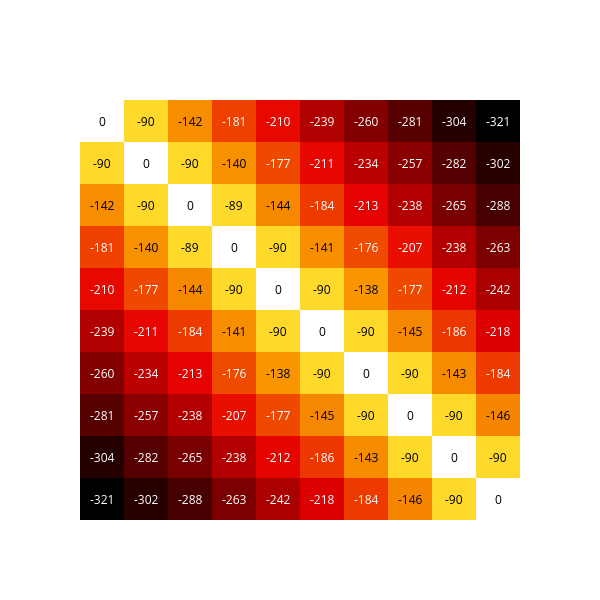

Write notebook code for a chart like this one.
### Code cell
print('Number of traces in analysis: ', pwds.shape[0])
pwds_mean=np.clip(np.round(-np.nanmean(pwds, axis=0),0).astype(int),-800,0)

import plotly.figure_factory as ff
fig = ff.create_annotated_heatmap(pwds_mean,colorscale='hot')
fig.update_layout(
    width = 600,
    height = 600,
    yaxis_autorange="reversed"
)
fig.show()

### Figure 1 — Plotly figure (JSON) as saved in the notebook; plotly's stock layout.template omitted (floating-point values rounded to 4 significant figures)
{"data": [{"colorscale": [[0, "rgb(0,0,0)"], [0.3333, "rgb(230,0,0)"], [0.6667, "rgb(255,210,0)"], [1, "rgb(255,255,255)"]], "reversescale": false, "showscale": false, "type": "heatmap", "z": [[0, -90, -142, -181, -210, -239, -260, -281, -304, -321], [-90, 0, -90, -140, -177, -211, -234, -257, -282, -302], [-142, -90, 0, -89, -144, -184, -213, -238, -265, -288], [-181, -140, -89, 0, -90, -141, -176, -207, -238, -263], [-210, -177, -144, -90, 0, -90, -138, -177, -212, -242], [-239, -211, -184, -141, -90, 0, -90, -145, -186, -218], [-260, -234, -213, -176, -138, -90, 0, -90, -143, -184], [-281, -257, -238, -207, -177, -145, -90, 0, -90, -146], [-304, -282, -265, -238, -212, -186, -143, -90, 0, -90], [-321, -302, -288, -263, -242, -218, -184, -146, -90, 0]]}], "layout": {"annotations": [{"font": {"color": "#000000"}, "showarrow": false, "text": "0", "x": 0, "xref": "x", "y": 0, "yref": "y"}, {"font": {"color": "#000000"}, "showarrow": false, "text": "-90", "x": 1, "xref": "x", "y": 0, "yref": "y"}, {"font": {"color": "#000000"}, "showarrow": false, "text": "-142", "x": 2, "xref": "x", "y": 0, "yref": "y"}, {"font": {"color": "#FFFFFF"}, "showarrow": false, "text": "-181", "x": 3, "xref": "x", "y": 0, "yref": "y"}, {"font": {"color": "#FFFFFF"}, "showarrow": false, "text": "-210", "x": 4, "xref": "x", "y": 0, "yref": "y"}, {"font": {"color": "#FFFFFF"}, "showarrow": false, "text": "-239", "x": 5, "xref": "x", "y": 0, "yref": "y"}, {"font": {"color": "#FFFFFF"}, "showarrow": false, "text": "-260", "x": 6, "xref": "x", "y": 0, "yref": "y"}, {"font": {"color": "#FFFFFF"}, "showarrow": false, "text": "-281", "x": 7, "xref": "x", "y": 0, "yref": "y"}, {"font": {"color": "#FFFFFF"}, "showarrow": false, "text": "-304", "x": 8, "xref": "x", "y": 0, "yref": "y"}, {"font": {"color": "#FFFFFF"}, "showarrow": false, "text": "-321", "x": 9, "xref": "x", "y": 0, "yref": "y"}, {"font": {"color": "#000000"}, "showarrow": false, "text": "-90", "x": 0, "xref": "x", "y": 1, "yref": "y"}, {"font": {"color": "#000000"}, "showarrow": false, "text": "0", "x": 1, "xref": "x", "y": 1, "yref": "y"}, {"font": {"color": "#000000"}, "showarrow": false, "text": "-90", "x": 2, "xref": "x", "y": 1, "yref": "y"}, {"font": {"color": "#000000"}, "showarrow": false, "text": "-140", "x": 3, "xref": "x", "y": 1, "yref": "y"}, {"font": {"color": "#FFFFFF"}, "showarrow": false, "text": "-177", "x": 4, "xref": "x", "y": 1, "yref": "y"}, {"font": {"color": "#FFFFFF"}, "showarrow": false, "text": "-211", "x": 5, "xref": "x", "y": 1, "yref": "y"}, {"font": {"color": "#FFFFFF"}, "showarrow": false, "text": "-234", "x": 6, "xref": "x", "y": 1, "yref": "y"}, {"font": {"color": "#FFFFFF"}, "showarrow": false, "text": "-257", "x": 7, "xref": "x", "y": 1, "yref": "y"}, {"font": {"color": "#FFFFFF"}, "showarrow": false, "text": "-282", "x": 8, "xref": "x", "y": 1, "yref": "y"}, {"font": {"color": "#FFFFFF"}, "showarrow": false, "text": "-302", "x": 9, "xref": "x", "y": 1, "yref": "y"}, {"font": {"color": "#000000"}, "showarrow": false, "text": "-142", "x": 0, "xref": "x", "y": 2, "yref": "y"}, {"font": {"color": "#000000"}, "showarrow": false, "text": "-90", "x": 1, "xref": "x", "y": 2, "yref": "y"}, {"font": {"color": "#000000"}, "showarrow": false, "text": "0", "x": 2, "xref": "x", "y": 2, "yref": "y"}, {"font": {"color": "#000000"}, "showarrow": false, "text": "-89", "x": 3, "xref": "x", "y": 2, "yref": "y"}, {"font": {"color": "#000000"}, "showarrow": false, "text": "-144", "x": 4, "xref": "x", "y": 2, "yref": "y"}, {"font": {"color": "#FFFFFF"}, "showarrow": false, "text": "-184", "x": 5, "xref": "x", "y": 2, "yref": "y"}, {"font": {"color": "#FFFFFF"}, "showarrow": false, "text": "-213", "x": 6, "xref": "x", "y": 2, "yref": "y"}, {"font": {"color": "#FFFFFF"}, "showarrow": false, "text": "-238", "x": 7, "xref": "x", "y": 2, "yref": "y"}, {"font": {"color": "#FFFFFF"}, "showarrow": false, "text": "-265", "x": 8, "xref": "x", "y": 2, "yref": "y"}, {"font": {"color": "#FFFFFF"}, "showarrow": false, "text": "-288", "x": 9, "xref": "x", "y": 2, "yref": "y"}, {"font": {"color": "#FFFFFF"}, "showarrow": false, "text": "-181", "x": 0, "xref": "x", "y": 3, "yref": "y"}, {"font": {"color": "#000000"}, "showarrow": false, "text": "-140", "x": 1, "xref": "x", "y": 3, "yref": "y"}, {"font": {"color": "#000000"}, "showarrow": false, "text": "-89", "x": 2, "xref": "x", "y": 3, "yref": "y"}, {"font": {"color": "#000000"}, "showarrow": false, "text": "0", "x": 3, "xref": "x", "y": 3, "yref": "y"}, {"font": {"color": "#000000"}, "showarrow": false, "text": "-90", "x": 4, "xref": "x", "y": 3, "yref": "y"}, {"font": {"color": "#000000"}, "showarrow": false, "text": "-141", "x": 5, "xref": "x", "y": 3, "yref": "y"}, {"font": {"color": "#FFFFFF"}, "showarrow": false, "text": "-176", "x": 6, "xref": "x", "y": 3, "yref": "y"}, {"font": {"color": "#FFFFFF"}, "showarrow": false, "text": "-207", "x": 7, "xref": "x", "y": 3, "yref": "y"}, {"font": {"color": "#FFFFFF"}, "showarrow": false, "text": "-238", "x": 8, "xref": "x", "y": 3, "yref": "y"}, {"font": {"color": "#FFFFFF"}, "showarrow": false, "text": "-263", "x": 9, "xref": "x", "y": 3, "yref": "y"}, {"font": {"color": "#FFFFFF"}, "showarrow": false, "text": "-210", "x": 0, "xref": "x", "y": 4, "yref": "y"}, {"font": {"color": "#FFFFFF"}, "showarrow": false, "text": "-177", "x": 1, "xref": "x", "y": 4, "yref": "y"}, {"font": {"color": "#000000"}, "showarrow": false, "text": "-144", "x": 2, "xref": "x", "y": 4, "yref": "y"}, {"font": {"color": "#000000"}, "showarrow": false, "text": "-90", "x": 3, "xref": "x", "y": 4, "yref": "y"}, {"font": {"color": "#000000"}, "showarrow": false, "text": "0", "x": 4, "xref": "x", "y": 4, "yref": "y"}, {"font": {"color": "#000000"}, "showarrow": false, "text": "-90", "x": 5, "xref": "x", "y": 4, "yref": "y"}, {"font": {"color": "#000000"}, "showarrow": false, "text": "-138", "x": 6, "xref": "x", "y": 4, "yref": "y"}, {"font": {"color": "#FFFFFF"}, "showarrow": false, "text": "-177", "x": 7, "xref": "x", "y": 4, "yref": "y"}, {"font": {"color": "#FFFFFF"}, "showarrow": false, "text": "-212", "x": 8, "xref": "x", "y": 4, "yref": "y"}, {"font": {"color": "#FFFFFF"}, "showarrow": false, "text": "-242", "x": 9, "xref": "x", "y": 4, "yref": "y"}, {"font": {"color": "#FFFFFF"}, "showarrow": false, "text": "-239", "x": 0, "xref": "x", "y": 5, "yref": "y"}, {"font": {"color": "#FFFFFF"}, "showarrow": false, "text": "-211", "x": 1, "xref": "x", "y": 5, "yref": "y"}, {"font": {"color": "#FFFFFF"}, "showarrow": false, "text": "-184", "x": 2, "xref": "x", "y": 5, "yref": "y"}, {"font": {"color": "#000000"}, "showarrow": false, "text": "-141", "x": 3, "xref": "x", "y": 5, "yref": "y"}, {"font": {"color": "#000000"}, "showarrow": false, "text": "-90", "x": 4, "xref": "x", "y": 5, "yref": "y"}, {"font": {"color": "#000000"}, "showarrow": false, "text": "0", "x": 5, "xref": "x", "y": 5, "yref": "y"}, {"font": {"color": "#000000"}, "showarrow": false, "text": "-90", "x": 6, "xref": "x", "y": 5, "yref": "y"}, {"font": {"color": "#000000"}, "showarrow": false, "text": "-145", "x": 7, "xref": "x", "y": 5, "yref": "y"}, {"font": {"color": "#FFFFFF"}, "showarrow": false, "text": "-186", "x": 8, "xref": "x", "y": 5, "yref": "y"}, {"font": {"color": "#FFFFFF"}, "showarrow": false, "text": "-218", "x": 9, "xref": "x", "y": 5, "yref": "y"}, {"font": {"color": "#FFFFFF"}, "showarrow": false, "text": "-260", "x": 0, "xref": "x", "y": 6, "yref": "y"}, {"font": {"color": "#FFFFFF"}, "showarrow": false, "text": "-234", "x": 1, "xref": "x", "y": 6, "yref": "y"}, {"font": {"color": "#FFFFFF"}, "showarrow": false, "text": "-213", "x": 2, "xref": "x", "y": 6, "yref": "y"}, {"font": {"color": "#FFFFFF"}, "showarrow": false, "text": "-176", "x": 3, "xref": "x", "y": 6, "yref": "y"}, {"font": {"color": "#000000"}, "showarrow": false, "text": "-138", "x": 4, "xref": "x", "y": 6, "yref": "y"}, {"font": {"color": "#000000"}, "showarrow": false, "text": "-90", "x": 5, "xref": "x", "y": 6, "yref": "y"}, {"font": {"color": "#000000"}, "showarrow": false, "text": "0", "x": 6, "xref": "x", "y": 6, "yref": "y"}, {"font": {"color": "#000000"}, "showarrow": false, "text": "-90", "x": 7, "xref": "x", "y": 6, "yref": "y"}, {"font": {"color": "#000000"}, "showarrow": false, "text": "-143", "x": 8, "xref": "x", "y": 6, "yref": "y"}, {"font": {"color": "#FFFFFF"}, "showarrow": false, "text": "-184", "x": 9, "xref": "x", "y": 6, "yref": "y"}, {"font": {"color": "#FFFFFF"}, "showarrow": false, "text": "-281", "x": 0, "xref": "x", "y": 7, "yref": "y"}, {"font": {"color": "#FFFFFF"}, "showarrow": false, "text": "-257", "x": 1, "xref": "x", "y": 7, "yref": "y"}, {"font": {"color": "#FFFFFF"}, "showarrow": false, "text": "-238", "x": 2, "xref": "x", "y": 7, "yref": "y"}, {"font": {"color": "#FFFFFF"}, "showarrow": false, "text": "-207", "x": 3, "xref": "x", "y": 7, "yref": "y"}, {"font": {"color": "#FFFFFF"}, "showarrow": false, "text": "-177", "x": 4, "xref": "x", "y": 7, "yref": "y"}, {"font": {"color": "#000000"}, "showarrow": false, "text": "-145", "x": 5, "xref": "x", "y": 7, "yref": "y"}, {"font": {"color": "#000000"}, "showarrow": false, "text": "-90", "x": 6, "xref": "x", "y": 7, "yref": "y"}, {"font": {"color": "#000000"}, "showarrow": false, "text": "0", "x": 7, "xref": "x", "y": 7, "yref": "y"}, {"font": {"color": "#000000"}, "showarrow": false, "text": "-90", "x": 8, "xref": "x", "y": 7, "yref": "y"}, {"font": {"color": "#000000"}, "showarrow": false, "text": "-146", "x": 9, "xref": "x", "y": 7, "yref": "y"}, {"font": {"color": "#FFFFFF"}, "showarrow": false, "text": "-304", "x": 0, "xref": "x", "y": 8, "yref": "y"}, {"font": {"color": "#FFFFFF"}, "showarrow": false, "text": "-282", "x": 1, "xref": "x", "y": 8, "yref": "y"}, {"font": {"color": "#FFFFFF"}, "showarrow": false, "text": "-265", "x": 2, "xref": "x", "y": 8, "yref": "y"}, {"font": {"color": "#FFFFFF"}, "showarrow": false, "text": "-238", "x": 3, "xref": "x", "y": 8, "yref": "y"}, {"font": {"color": "#FFFFFF"}, "showarrow": false, "text": "-212", "x": 4, "xref": "x", "y": 8, "yref": "y"}, {"font": {"color": "#FFFFFF"}, "showarrow": false, "text": "-186", "x": 5, "xref": "x", "y": 8, "yref": "y"}, {"font": {"color": "#000000"}, "showarrow": false, "text": "-143", "x": 6, "xref": "x", "y": 8, "yref": "y"}, {"font": {"color": "#000000"}, "showarrow": false, "text": "-90", "x": 7, "xref": "x", "y": 8, "yref": "y"}, {"font": {"color": "#000000"}, "showarrow": false, "text": "0", "x": 8, "xref": "x", "y": 8, "yref": "y"}, {"font": {"color": "#000000"}, "showarrow": false, "text": "-90", "x": 9, "xref": "x", "y": 8, "yref": "y"}, {"font": {"color": "#FFFFFF"}, "showarrow": false, "text": "-321", "x": 0, "xref": "x", "y": 9, "yref": "y"}, {"font": {"color": "#FFFFFF"}, "showarrow": false, "text": "-302", "x": 1, "xref": "x", "y": 9, "yref": "y"}, {"font": {"color": "#FFFFFF"}, "showarrow": false, "text": "-288", "x": 2, "xref": "x", "y": 9, "yref": "y"}, {"font": {"color": "#FFFFFF"}, "showarrow": false, "text": "-263", "x": 3, "xref": "x", "y": 9, "yref": "y"}, {"font": {"color": "#FFFFFF"}, "showarrow": false, "text": "-242", "x": 4, "xref": "x", "y": 9, "yref": "y"}, {"font": {"color": "#FFFFFF"}, "showarrow": false, "text": "-218", "x": 5, "xref": "x", "y": 9, "yref": "y"}, {"font": {"color": "#FFFFFF"}, "showarrow": false, "text": "-184", "x": 6, "xref": "x", "y": 9, "yref": "y"}, {"font": {"color": "#000000"}, "showarrow": false, "text": "-146", "x": 7, "xref": "x", "y": 9, "yref": "y"}, {"font": {"color": "#000000"}, "showarrow": false, "text": "-90", "x": 8, "xref": "x", "y": 9, "yref": "y"}, {"font": {"color": "#000000"}, "showarrow": false, "text": "0", "x": 9, "xref": "x", "y": 9, "yref": "y"}], "height": 600, "width": 600, "xaxis": {"gridcolor": "rgb(0, 0, 0)", "showticklabels": false, "side": "top", "ticks": ""}, "yaxis": {"autorange": "reversed", "showticklabels": false, "ticks": "", "ticksuffix": "  "}}}
